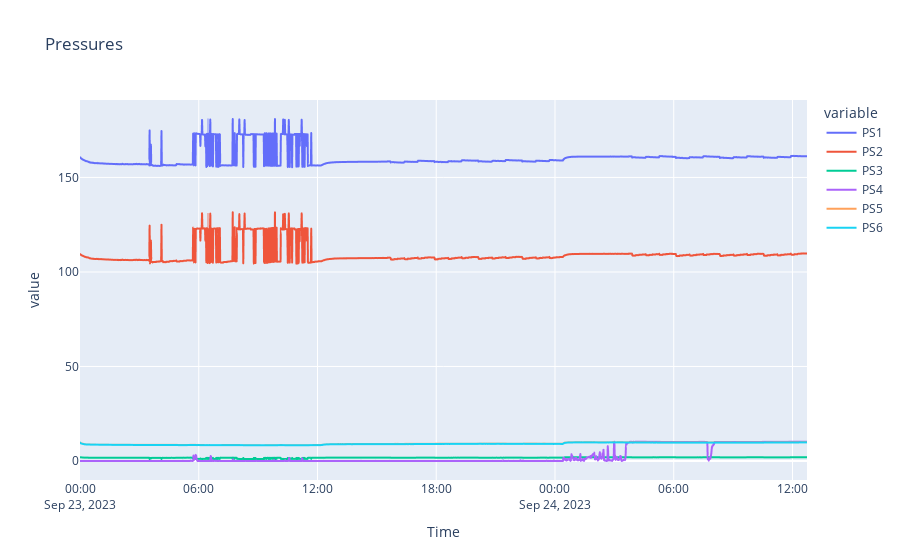

Notebook source saved alongside this figure:
### Code cell
fig1 = px.line(data,
               x=data.index,
               y=['PS1', 'PS2', 'PS3', 'PS4', 'PS5', 'PS6'],
               title="Pressures"
               )
fig1.show()

### Figure 1 — Plotly figure (JSON) as saved in the notebook; plotly's stock layout.template omitted (floating-point values rounded to 4 significant figures; data arrays with more than 128 entries replaced by an {"elided": "..."} marker saying what was removed)
{"data": [{"hovertemplate": "variable=PS1<br>Time=%{x}<br>value=%{y}<extra></extra>", "legendgroup": "PS1", "line": {"color": "#636efa", "dash": "solid"}, "marker": {"symbol": "circle"}, "mode": "lines", "name": "PS1", "showlegend": true, "type": "scattergl", "x": {"elided": "2205 str values"}, "xaxis": "x", "y": {"elided": "2205 float values"}, "yaxis": "y"}, {"hovertemplate": "variable=PS2<br>Time=%{x}<br>value=%{y}<extra></extra>", "legendgroup": "PS2", "line": {"color": "#EF553B", "dash": "solid"}, "marker": {"symbol": "circle"}, "mode": "lines", "name": "PS2", "showlegend": true, "type": "scattergl", "x": {"elided": "2205 str values"}, "xaxis": "x", "y": {"elided": "2205 float values"}, "yaxis": "y"}, {"hovertemplate": "variable=PS3<br>Time=%{x}<br>value=%{y}<extra></extra>", "legendgroup": "PS3", "line": {"color": "#00cc96", "dash": "solid"}, "marker": {"symbol": "circle"}, "mode": "lines", "name": "PS3", "showlegend": true, "type": "scattergl", "x": {"elided": "2205 str values"}, "xaxis": "x", "y": {"elided": "2205 float values"}, "yaxis": "y"}, {"hovertemplate": "variable=PS4<br>Time=%{x}<br>value=%{y}<extra></extra>", "legendgroup": "PS4", "line": {"color": "#ab63fa", "dash": "solid"}, "marker": {"symbol": "circle"}, "mode": "lines", "name": "PS4", "showlegend": true, "type": "scattergl", "x": {"elided": "2205 str values"}, "xaxis": "x", "y": {"elided": "2205 float values"}, "yaxis": "y"}, {"hovertemplate": "variable=PS5<br>Time=%{x}<br>value=%{y}<extra></extra>", "legendgroup": "PS5", "line": {"color": "#FFA15A", "dash": "solid"}, "marker": {"symbol": "circle"}, "mode": "lines", "name": "PS5", "showlegend": true, "type": "scattergl", "x": {"elided": "2205 str values"}, "xaxis": "x", "y": {"elided": "2205 float values"}, "yaxis": "y"}, {"hovertemplate": "variable=PS6<br>Time=%{x}<br>value=%{y}<extra></extra>", "legendgroup": "PS6", "line": {"color": "#19d3f3", "dash": "solid"}, "marker": {"symbol": "circle"}, "mode": "lines", "name": "PS6", "showlegend": true, "type": "scattergl", "x": {"elided": "2205 str values"}, "xaxis": "x", "y": {"elided": "2205 float values"}, "yaxis": "y"}], "layout": {"legend": {"title": {"text": "variable"}, "tracegroupgap": 0}, "title": {"text": "Pressures"}, "xaxis": {"anchor": "y", "domain": [0, 1], "title": {"text": "Time"}}, "yaxis": {"anchor": "x", "domain": [0, 1], "title": {"text": "value"}}}}
